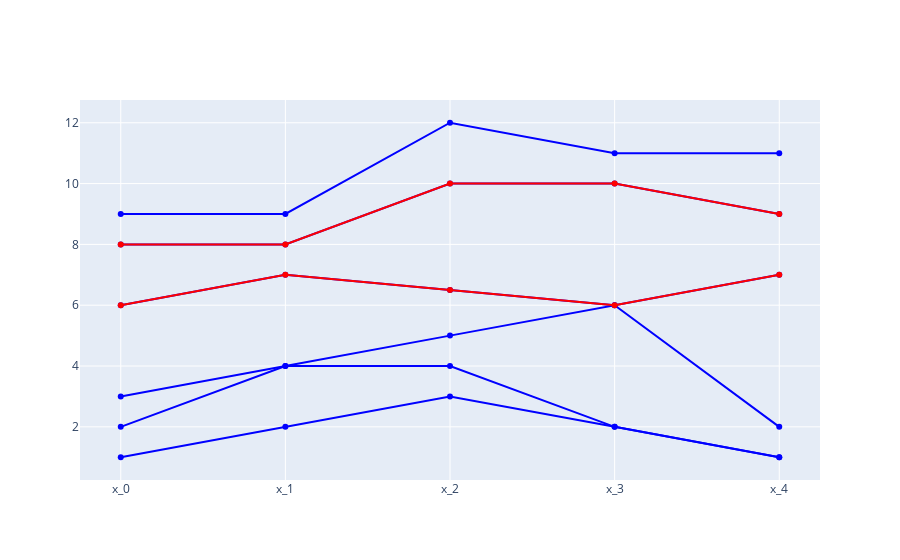

Here is the notebook cell this chart was saved with:
### Code cell
bd.plot_deepest(n=2)

### Figure 1 — Plotly figure (JSON) as saved in the notebook; plotly's stock layout.template omitted (floating-point values rounded to 4 significant figures)
{"data": [{"marker": {"color": "Blue"}, "mode": "lines+markers", "type": "scatter", "x": ["x_0", "x_1", "x_2", "x_3", "x_4"], "y": [1, 2, 3, 2, 1]}, {"marker": {"color": "Blue"}, "mode": "lines+markers", "type": "scatter", "x": ["x_0", "x_1", "x_2", "x_3", "x_4"], "y": [2, 4, 5, 6, 2]}, {"marker": {"color": "Blue"}, "mode": "lines+markers", "type": "scatter", "x": ["x_0", "x_1", "x_2", "x_3", "x_4"], "y": [3, 4, 4, 2, 1]}, {"marker": {"color": "Blue"}, "mode": "lines+markers", "type": "scatter", "x": ["x_0", "x_1", "x_2", "x_3", "x_4"], "y": [6, 7, 6.5, 6, 7]}, {"marker": {"color": "Blue"}, "mode": "lines+markers", "type": "scatter", "x": ["x_0", "x_1", "x_2", "x_3", "x_4"], "y": [9, 9, 12, 11, 11]}, {"marker": {"color": "Blue"}, "mode": "lines+markers", "type": "scatter", "x": ["x_0", "x_1", "x_2", "x_3", "x_4"], "y": [8, 8, 10, 10, 9]}, {"marker": {"color": "Red"}, "mode": "lines+markers", "type": "scatter", "x": ["x_0", "x_1", "x_2", "x_3", "x_4"], "y": [6, 7, 6.5, 6, 7]}, {"marker": {"color": "Red"}, "mode": "lines+markers", "type": "scatter", "x": ["x_0", "x_1", "x_2", "x_3", "x_4"], "y": [8, 8, 10, 10, 9]}], "layout": {"showlegend": false}}
